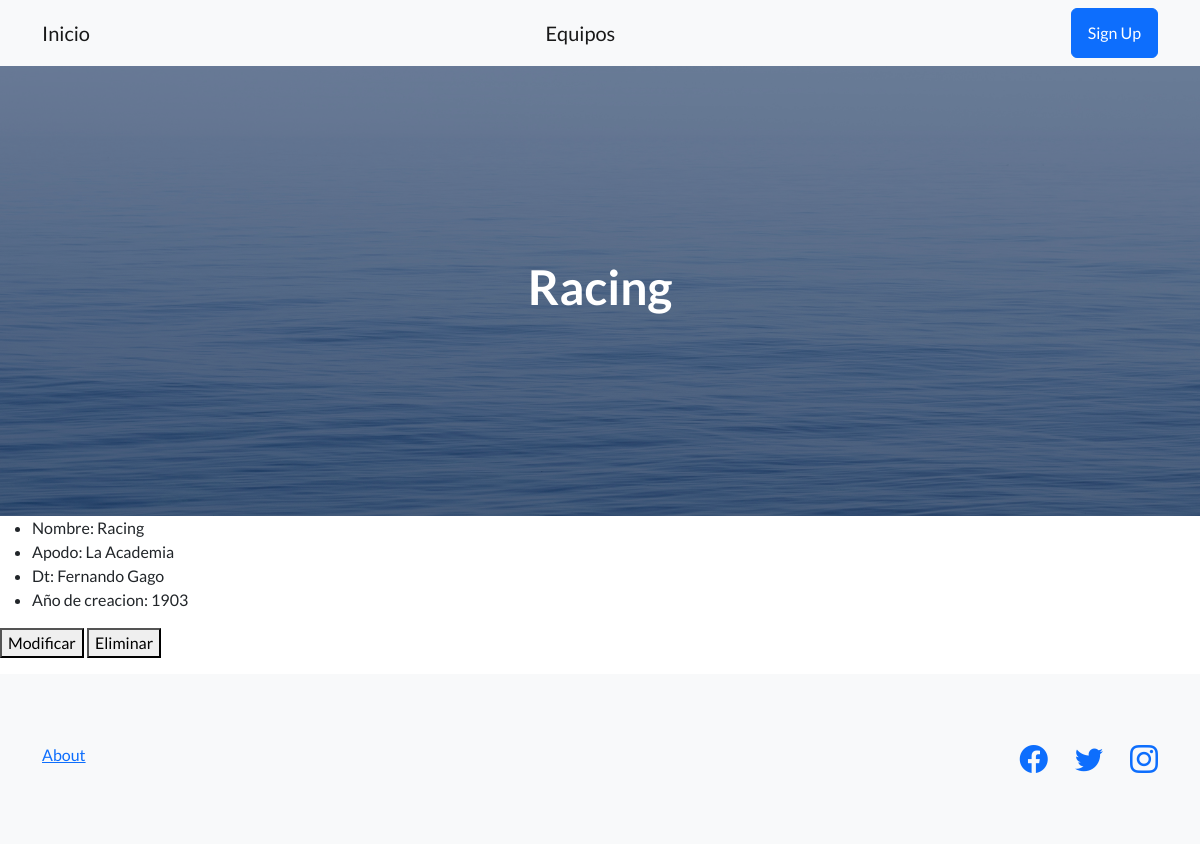
The app's page /equipos/8/ with its own data.
### Aplicacion/models.py (models this page shows, shortened)
class Equipo(models.Model):
    nombre = models.CharField (max_length = 30)
    apodo = models.CharField (max_length = 30)
    dt = models.CharField (max_length = 30)
    anio_de_creacion = models.IntegerField ()

### Aplicacion/views.py (the view)
# urls.py: path('equipos/<int:pk>/', views.MostrarEquipo.as_view(), name = 'Mostrar Equipos'),
class MostrarEquipo(DetailView):
    model = Equipo
    template_name = 'CBV/mostrar_equipo.html'

### Aplicacion/templates/CBV/mostrar_equipo.html (shortened to what this page needs)
{% extends 'base.html' %}
{% block h1_header %}
<h1>{{equipo.nombre}}</h1>
{% endblock h1_header %}
{% block contenido %}
<ul>
    <li>Nombre: {{equipo.nombre}}</li>
    <li>Apodo: {{equipo.apodo}}</li>
    <li>Dt: {{equipo.dt}}</li>
    <li>Año de creacion: {{equipo.anio_de_creacion}}</li>
</ul>
<p>
    <button>
    <a class="navbar-brand" href={% url 'Aplicacion:Modificar Equipos' equipo.id%}>Modificar</a>
    </button>
    <button>
    <a class="navbar-brand" href={% url 'Aplicacion:Eliminar Equipos' equipo.id%}>Eliminar</a>
    </button>
</p>
{% endblock contenido %}

### templates/base.html (shortened to what this page needs)
<!DOCTYPE html>
<html lang="en">
    {% load static %}
    <head>
        <link href="https://cdn.jsdelivr.net/npm/bootstrap-icons@1.5.0/font/bootstrap-icons.css" rel="stylesheet" type="text/css" />
        <link href={% static 'css/styles.css' %} rel="stylesheet" />
    </head>
    <body>
        <nav class="navbar navbar-light bg-light static-top">
            <div class="container">
                <a class="navbar-brand" href={% url 'Aplicacion:Inicio' %}>Inicio</a>
                <a class="navbar-brand" href={% url 'Aplicacion:Lista Equipos' %}>Equipos</a>
                <a class="btn btn-primary" href="#signup">Sign Up</a>
            </div>
        </nav>
        <header class="masthead">
            <div class="container position-relative">
                <div class="row justify-content-center">
                    <div class="col-xl-6">
                        <div class="text-center text-white">
                            {% block h1_header %}{% endblock h1_header %}
                        </div>
                    </div>
                </div>
            </div>
        </header>
        {% block contenido %}
        {% endblock contenido %}
        <footer class="footer bg-light">
            <div class="container">
                <div class="row">
                    <div class="col-lg-6 h-100 text-center text-lg-start my-auto">
                        <ul class="list-inline mb-2">
                            <li class="list-inline-item"><a href="#!">About</a></li>
                        </ul>
                    </div>
                    <div class="col-lg-6 h-100 text-center text-lg-end my-auto">
                        <ul class="list-inline mb-0">
                            <li class="list-inline-item me-4">
                                <a href="#!"><i class="bi-facebook fs-3"></i></a>
                            </li>
                            <li class="list-inline-item me-4">
                                <a href="#!"><i class="bi-twitter fs-3"></i></a>
                            </li>
                            <li class="list-inline-item">
                                <a href="#!"><i class="bi-instagram fs-3"></i></a>
                            </li>
                        </ul>
                    </div>
                </div>
            </div>
        </footer>
    </body>
</html>

### records on screen
Equipo: nombre "Racing", apodo "La Academia", dt "Fernando Gago", anio_de_creacion "1903"
